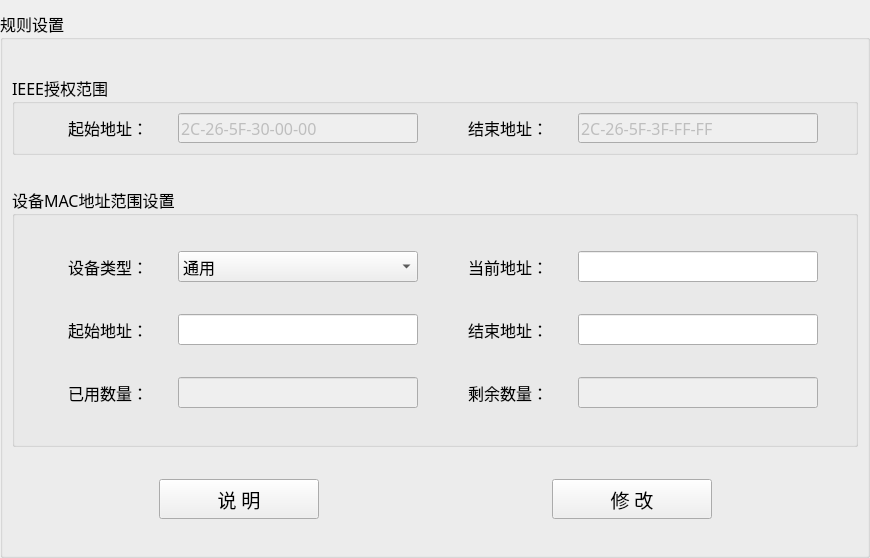
<?xml version="1.0" encoding="UTF-8"?>
<ui version="4.0">
 <class>SettingWid</class>
 <widget class="QWidget" name="SettingWid">
  <property name="geometry">
   <rect>
    <x>0</x>
    <y>0</y>
    <width>870</width>
    <height>558</height>
   </rect>
  </property>
  <property name="windowTitle">
   <string>Form</string>
  </property>
  <layout class="QGridLayout" name="gridLayout">
   <property name="leftMargin">
    <number>0</number>
   </property>
   <property name="rightMargin">
    <number>0</number>
   </property>
   <property name="bottomMargin">
    <number>0</number>
   </property>
   <item row="0" column="0">
    <widget class="QGroupBox" name="groupBox_2">
     <property name="font">
      <font>
       <family>微软雅黑</family>
       <pointsize>12</pointsize>
      </font>
     </property>
     <property name="title">
      <string>规则设置</string>
     </property>
     <layout class="QGridLayout" name="gridLayout_2">
      <item row="2" column="3">
       <widget class="QPushButton" name="btn">
        <property name="minimumSize">
         <size>
          <width>160</width>
          <height>40</height>
         </size>
        </property>
        <property name="maximumSize">
         <size>
          <width>200</width>
          <height>40</height>
         </size>
        </property>
        <property name="font">
         <font>
          <family>微软雅黑</family>
          <pointsize>14</pointsize>
         </font>
        </property>
        <property name="text">
         <string>修 改</string>
        </property>
       </widget>
      </item>
      <item row="2" column="0">
       <spacer name="horizontalSpacer">
        <property name="orientation">
         <enum>Qt::Horizontal</enum>
        </property>
        <property name="sizeHint" stdset="0">
         <size>
          <width>140</width>
          <height>20</height>
         </size>
        </property>
       </spacer>
      </item>
      <item row="2" column="4">
       <spacer name="horizontalSpacer_3">
        <property name="orientation">
         <enum>Qt::Horizontal</enum>
        </property>
        <property name="sizeHint" stdset="0">
         <size>
          <width>139</width>
          <height>20</height>
         </size>
        </property>
       </spacer>
      </item>
      <item row="1" column="0" colspan="5">
       <widget class="QGroupBox" name="groupBox">
        <property name="maximumSize">
         <size>
          <width>16777215</width>
          <height>260</height>
         </size>
        </property>
        <property name="title">
         <string>设备MAC地址范围设置</string>
        </property>
        <layout class="QGridLayout" name="gridLayout_4">
         <item row="0" column="0">
          <widget class="QLabel" name="label_3">
           <property name="maximumSize">
            <size>
             <width>100</width>
             <height>16777215</height>
            </size>
           </property>
           <property name="text">
            <string>设备类型：</string>
           </property>
           <property name="alignment">
            <set>Qt::AlignRight|Qt::AlignTrailing|Qt::AlignVCenter</set>
           </property>
          </widget>
         </item>
         <item row="0" column="1">
          <widget class="QComboBox" name="typeBox">
           <property name="maximumSize">
            <size>
             <width>240</width>
             <height>16777215</height>
            </size>
           </property>
           <item>
            <property name="text">
             <string>通用</string>
            </property>
           </item>
          </widget>
         </item>
         <item row="0" column="2">
          <widget class="QLabel" name="label_4">
           <property name="maximumSize">
            <size>
             <width>100</width>
             <height>16777215</height>
            </size>
           </property>
           <property name="text">
            <string>当前地址：</string>
           </property>
           <property name="alignment">
            <set>Qt::AlignRight|Qt::AlignTrailing|Qt::AlignVCenter</set>
           </property>
          </widget>
         </item>
         <item row="0" column="3">
          <widget class="QLineEdit" name="macEdit">
           <property name="enabled">
            <bool>true</bool>
           </property>
           <property name="maximumSize">
            <size>
             <width>240</width>
             <height>16777215</height>
            </size>
           </property>
          </widget>
         </item>
         <item row="1" column="0">
          <widget class="QLabel" name="label_5">
           <property name="maximumSize">
            <size>
             <width>100</width>
             <height>16777215</height>
            </size>
           </property>
           <property name="text">
            <string>起始地址：</string>
           </property>
           <property name="alignment">
            <set>Qt::AlignRight|Qt::AlignTrailing|Qt::AlignVCenter</set>
           </property>
          </widget>
         </item>
         <item row="1" column="1">
          <widget class="QLineEdit" name="startEdit">
           <property name="enabled">
            <bool>true</bool>
           </property>
           <property name="maximumSize">
            <size>
             <width>240</width>
             <height>16777215</height>
            </size>
           </property>
          </widget>
         </item>
         <item row="1" column="2">
          <widget class="QLabel" name="label_6">
           <property name="maximumSize">
            <size>
             <width>100</width>
             <height>16777215</height>
            </size>
           </property>
           <property name="text">
            <string>结束地址：</string>
           </property>
           <property name="alignment">
            <set>Qt::AlignRight|Qt::AlignTrailing|Qt::AlignVCenter</set>
           </property>
          </widget>
         </item>
         <item row="1" column="3">
          <widget class="QLineEdit" name="endEdit">
           <property name="enabled">
            <bool>true</bool>
           </property>
           <property name="maximumSize">
            <size>
             <width>240</width>
             <height>16777215</height>
            </size>
           </property>
          </widget>
         </item>
         <item row="2" column="0">
          <widget class="QLabel" name="label_14">
           <property name="maximumSize">
            <size>
             <width>100</width>
             <height>16777215</height>
            </size>
           </property>
           <property name="text">
            <string>已用数量：</string>
           </property>
           <property name="alignment">
            <set>Qt::AlignRight|Qt::AlignTrailing|Qt::AlignVCenter</set>
           </property>
          </widget>
         </item>
         <item row="2" column="1">
          <widget class="QLineEdit" name="usedEdit">
           <property name="enabled">
            <bool>false</bool>
           </property>
           <property name="maximumSize">
            <size>
             <width>240</width>
             <height>16777215</height>
            </size>
           </property>
          </widget>
         </item>
         <item row="2" column="2">
          <widget class="QLabel" name="label_13">
           <property name="maximumSize">
            <size>
             <width>100</width>
             <height>16777215</height>
            </size>
           </property>
           <property name="text">
            <string>剩余数量：</string>
           </property>
           <property name="alignment">
            <set>Qt::AlignRight|Qt::AlignTrailing|Qt::AlignVCenter</set>
           </property>
          </widget>
         </item>
         <item row="2" column="3">
          <widget class="QLineEdit" name="countEdit">
           <property name="enabled">
            <bool>false</bool>
           </property>
           <property name="maximumSize">
            <size>
             <width>240</width>
             <height>16777215</height>
            </size>
           </property>
          </widget>
         </item>
        </layout>
       </widget>
      </item>
      <item row="2" column="2">
       <spacer name="horizontalSpacer_2">
        <property name="orientation">
         <enum>Qt::Horizontal</enum>
        </property>
        <property name="sizeHint" stdset="0">
         <size>
          <width>221</width>
          <height>20</height>
         </size>
        </property>
       </spacer>
      </item>
      <item row="0" column="0" colspan="5">
       <widget class="QGroupBox" name="ieGroup">
        <property name="maximumSize">
         <size>
          <width>16777215</width>
          <height>80</height>
         </size>
        </property>
        <property name="title">
         <string>IEEE授权范围</string>
        </property>
        <layout class="QGridLayout" name="gridLayout_3">
         <item row="0" column="0">
          <widget class="QLabel" name="label">
           <property name="maximumSize">
            <size>
             <width>100</width>
             <height>16777215</height>
            </size>
           </property>
           <property name="text">
            <string>起始地址：</string>
           </property>
           <property name="alignment">
            <set>Qt::AlignRight|Qt::AlignTrailing|Qt::AlignVCenter</set>
           </property>
          </widget>
         </item>
         <item row="0" column="1">
          <widget class="QLineEdit" name="ieStartEdit">
           <property name="enabled">
            <bool>false</bool>
           </property>
           <property name="maximumSize">
            <size>
             <width>240</width>
             <height>16777215</height>
            </size>
           </property>
           <property name="text">
            <string>2C-26-5F-30-00-00</string>
           </property>
          </widget>
         </item>
         <item row="0" column="2">
          <widget class="QLabel" name="label_2">
           <property name="maximumSize">
            <size>
             <width>100</width>
             <height>16777215</height>
            </size>
           </property>
           <property name="text">
            <string>结束地址：</string>
           </property>
           <property name="alignment">
            <set>Qt::AlignRight|Qt::AlignTrailing|Qt::AlignVCenter</set>
           </property>
          </widget>
         </item>
         <item row="0" column="3">
          <widget class="QLineEdit" name="ieEndEdit">
           <property name="enabled">
            <bool>false</bool>
           </property>
           <property name="maximumSize">
            <size>
             <width>240</width>
             <height>16777215</height>
            </size>
           </property>
           <property name="text">
            <string>2C-26-5F-3F-FF-FF </string>
           </property>
          </widget>
         </item>
        </layout>
       </widget>
      </item>
      <item row="2" column="1">
       <widget class="QPushButton" name="readMeBtn">
        <property name="minimumSize">
         <size>
          <width>160</width>
          <height>40</height>
         </size>
        </property>
        <property name="maximumSize">
         <size>
          <width>200</width>
          <height>40</height>
         </size>
        </property>
        <property name="font">
         <font>
          <family>微软雅黑</family>
          <pointsize>14</pointsize>
         </font>
        </property>
        <property name="text">
         <string>说 明</string>
        </property>
       </widget>
      </item>
     </layout>
    </widget>
   </item>
  </layout>
 </widget>
 <resources/>
 <connections/>
</ui>
